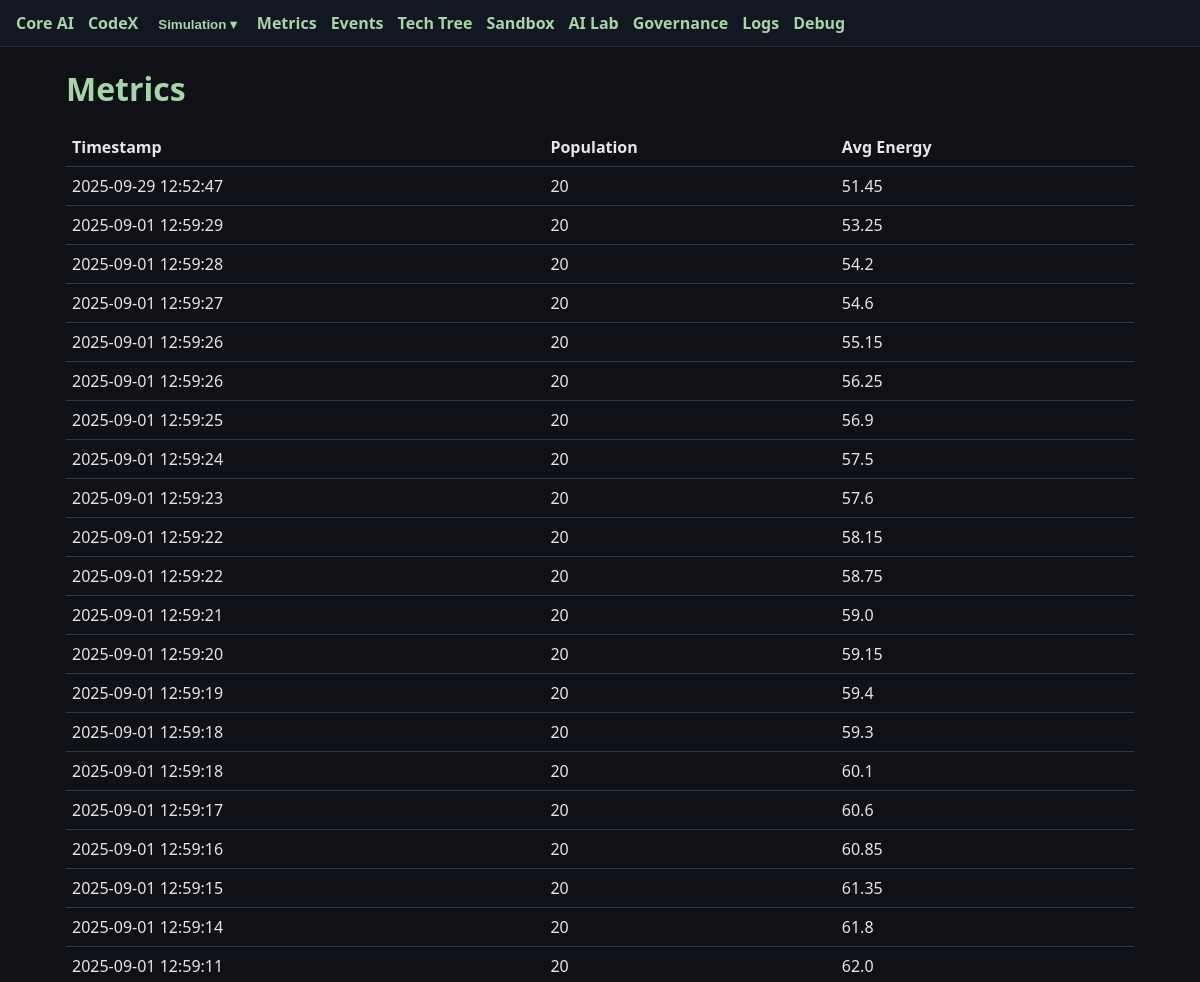
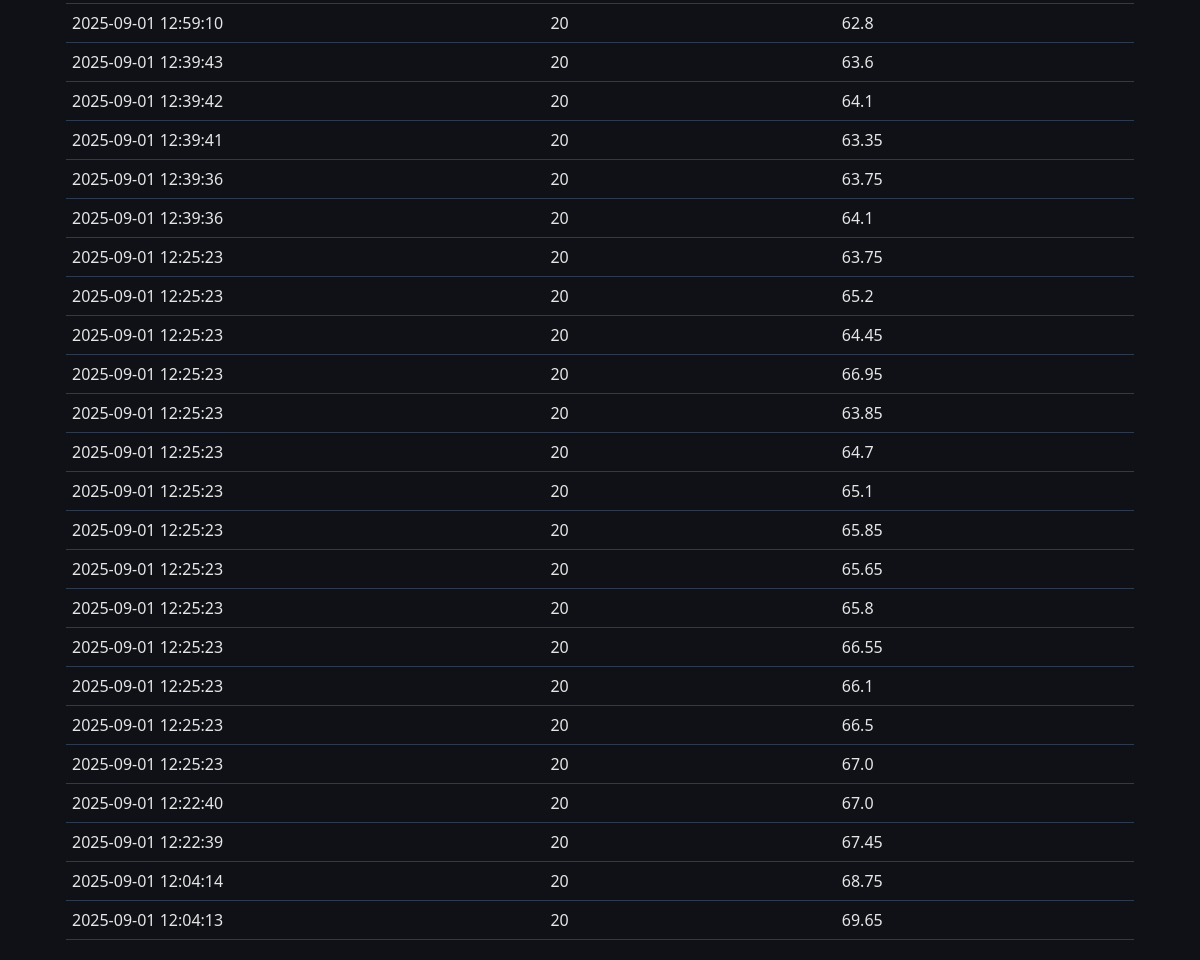
The app's page /metrics with its own data (2 pictures, top to bottom).
### tables this page shows
CREATE TABLE metrics (id INTEGER PRIMARY KEY AUTOINCREMENT, timestamp TEXT, population INTEGER, avg_energy REAL);

### app.py (the view)
@app.route("/metrics")
def metrics():
    m = database.get_metrics(50)
    return render_template("metrics.html", metrics=m)

### app.py (called while the page is built)
@app.after_request
def add_security_headers(response):
    response.headers['Content-Security-Policy'] = "default-src 'self'; script-src 'self' 'unsafe-inline'; style-src 'self' 'unsafe-inline';"
    response.headers['X-Content-Type-Options'] = 'nosniff'
    response.headers['X-Frame-Options'] = 'SAMEORIGIN'
    return response

### database.py (called while the page is built)
def connect():
    conn = sqlite3.connect(DB_NAME, timeout=10, check_same_thread=False)
    conn.row_factory = sqlite3.Row
    return conn

def get_metrics(limit=100):
    conn = connect(); c = conn.cursor()
    c.execute("SELECT timestamp, population, avg_energy FROM metrics ORDER BY id DESC LIMIT ?", (limit,))
    rows = c.fetchall(); conn.close(); return rows

### templates/metrics.html
{% extends "base.html" %}
{% block content %}
<h1>Metrics</h1>
<table class="table">
  <tr><th>Timestamp</th><th>Population</th><th>Avg Energy</th></tr>
  {% for t, pop, e in metrics %}
  <tr><td>{{ t }}</td><td>{{ pop }}</td><td>{{ e }}</td></tr>
  {% endfor %}
</table>
{% endblock %}

### static/style.css (style rules this page uses)
* { box-sizing: border-box; }
body { background:#0f1116; color:#e6e6e6; font-family: system-ui, -apple-system, Segoe UI, Roboto, Arial, sans-serif; margin:0; }
h1 { color:#a5d6a7; margin: 18px 0; }
.table { width:100%; border-collapse: collapse; }
.table th, .table td { border-bottom:1px solid #2e3a4d; padding:8px 6px; text-align:left; }

### records on screen
metrics: timestamp "2025-09-29 12:52:47", population "20", avg_energy "51.45"
metrics: timestamp "2025-09-01 12:59:29", population "20", avg_energy "53.25"
metrics: timestamp "2025-09-01 12:59:28", population "20", avg_energy "54.2"
metrics: timestamp "2025-09-01 12:59:27", population "20", avg_energy "54.6"
metrics: timestamp "2025-09-01 12:59:26", population "20", avg_energy "55.15"
metrics: timestamp "2025-09-01 12:59:26", population "20", avg_energy "56.25"
metrics: timestamp "2025-09-01 12:59:25", population "20", avg_energy "56.9"
metrics: timestamp "2025-09-01 12:59:24", population "20", avg_energy "57.5"
metrics: timestamp "2025-09-01 12:59:23", population "20", avg_energy "57.6"
metrics: timestamp "2025-09-01 12:59:22", population "20", avg_energy "58.15"
metrics: timestamp "2025-09-01 12:59:22", population "20", avg_energy "58.75"
metrics: timestamp "2025-09-01 12:59:21", population "20", avg_energy "59.0"
metrics: timestamp "2025-09-01 12:59:20", population "20", avg_energy "59.15"
metrics: timestamp "2025-09-01 12:59:19", population "20", avg_energy "59.4"
metrics: timestamp "2025-09-01 12:59:18", population "20", avg_energy "59.3"
metrics: timestamp "2025-09-01 12:59:18", population "20", avg_energy "60.1"
metrics: timestamp "2025-09-01 12:59:17", population "20", avg_energy "60.6"
metrics: timestamp "2025-09-01 12:59:16", population "20", avg_energy "60.85"
metrics: timestamp "2025-09-01 12:59:15", population "20", avg_energy "61.35"
metrics: timestamp "2025-09-01 12:59:14", population "20", avg_energy "61.8"
metrics: timestamp "2025-09-01 12:59:11", population "20", avg_energy "62.0"
metrics: timestamp "2025-09-01 12:59:10", population "20", avg_energy "62.8"
metrics: timestamp "2025-09-01 12:39:43", population "20", avg_energy "63.6"
metrics: timestamp "2025-09-01 12:39:42", population "20", avg_energy "64.1"
metrics: timestamp "2025-09-01 12:39:41", population "20", avg_energy "63.35"
metrics: timestamp "2025-09-01 12:39:36", population "20", avg_energy "63.75"
metrics: timestamp "2025-09-01 12:39:36", population "20", avg_energy "64.1"
metrics: timestamp "2025-09-01 12:25:23", population "20", avg_energy "63.75"
metrics: timestamp "2025-09-01 12:25:23", population "20", avg_energy "65.2"
metrics: timestamp "2025-09-01 12:25:23", population "20", avg_energy "64.45"
metrics: timestamp "2025-09-01 12:25:23", population "20", avg_energy "66.95"
metrics: timestamp "2025-09-01 12:25:23", population "20", avg_energy "63.85"
metrics: timestamp "2025-09-01 12:25:23", population "20", avg_energy "64.7"
metrics: timestamp "2025-09-01 12:25:23", population "20", avg_energy "65.1"
metrics: timestamp "2025-09-01 12:25:23", population "20", avg_energy "65.85"
metrics: timestamp "2025-09-01 12:25:23", population "20", avg_energy "65.65"
metrics: timestamp "2025-09-01 12:25:23", population "20", avg_energy "65.8"
metrics: timestamp "2025-09-01 12:25:23", population "20", avg_energy "66.55"
metrics: timestamp "2025-09-01 12:25:23", population "20", avg_energy "66.1"
metrics: timestamp "2025-09-01 12:25:23", population "20", avg_energy "66.5"
metrics: timestamp "2025-09-01 12:25:23", population "20", avg_energy "67.0"
metrics: timestamp "2025-09-01 12:22:40", population "20", avg_energy "67.0"
metrics: timestamp "2025-09-01 12:22:39", population "20", avg_energy "67.45"
metrics: timestamp "2025-09-01 12:04:14", population "20", avg_energy "68.75"
metrics: timestamp "2025-09-01 12:04:13", population "20", avg_energy "69.65"
